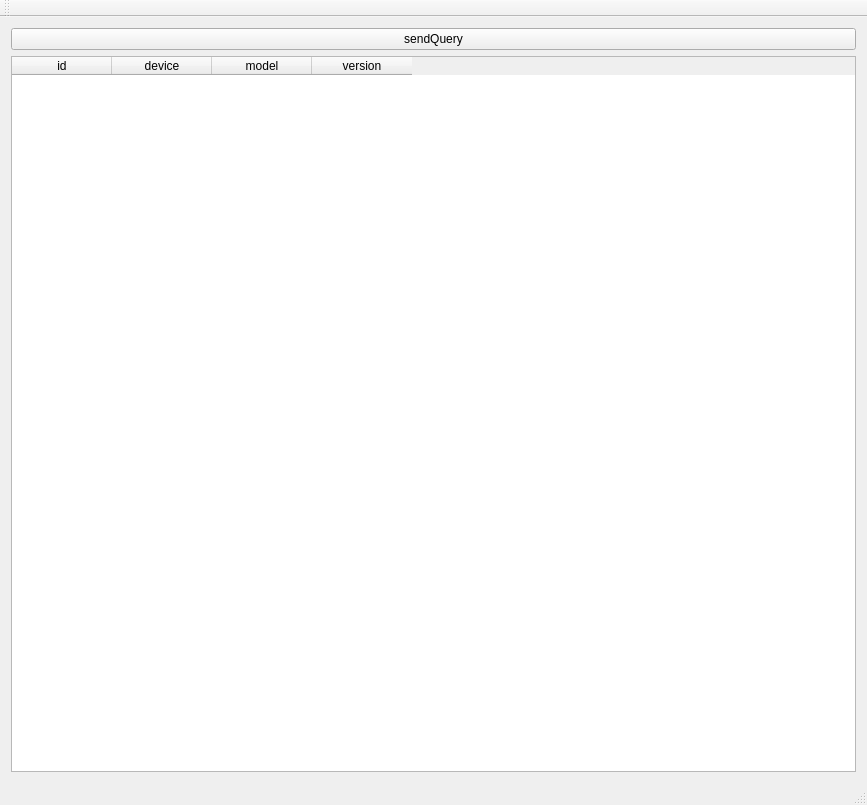
<?xml version="1.0" encoding="UTF-8"?>
<ui version="4.0">
 <class>MainWindow</class>
 <widget class="QMainWindow" name="MainWindow">
  <property name="geometry">
   <rect>
    <x>0</x>
    <y>0</y>
    <width>867</width>
    <height>805</height>
   </rect>
  </property>
  <property name="windowTitle">
   <string>MainWindow</string>
  </property>
  <widget class="QWidget" name="centralWidget">
   <layout class="QGridLayout" name="gridLayout">
    <item row="0" column="0">
     <widget class="QPushButton" name="pushButton">
      <property name="text">
       <string>sendQuery</string>
      </property>
     </widget>
    </item>
    <item row="1" column="0">
     <widget class="QTableWidget" name="tableWidget">
      <property name="rowCount">
       <number>0</number>
      </property>
      <attribute name="verticalHeaderVisible">
       <bool>false</bool>
      </attribute>
      <column>
       <property name="text">
        <string>id</string>
       </property>
      </column>
      <column>
       <property name="text">
        <string>device</string>
       </property>
      </column>
      <column>
       <property name="text">
        <string>model</string>
       </property>
      </column>
      <column>
       <property name="text">
        <string>version</string>
       </property>
      </column>
     </widget>
    </item>
   </layout>
  </widget>
  <widget class="QMenuBar" name="menuBar">
   <property name="geometry">
    <rect>
     <x>0</x>
     <y>0</y>
     <width>867</width>
     <height>33</height>
    </rect>
   </property>
  </widget>
  <widget class="QToolBar" name="mainToolBar">
   <attribute name="toolBarArea">
    <enum>TopToolBarArea</enum>
   </attribute>
   <attribute name="toolBarBreak">
    <bool>false</bool>
   </attribute>
  </widget>
  <widget class="QStatusBar" name="statusBar"/>
 </widget>
 <layoutdefault spacing="6" margin="11"/>
 <resources/>
 <connections/>
</ui>
